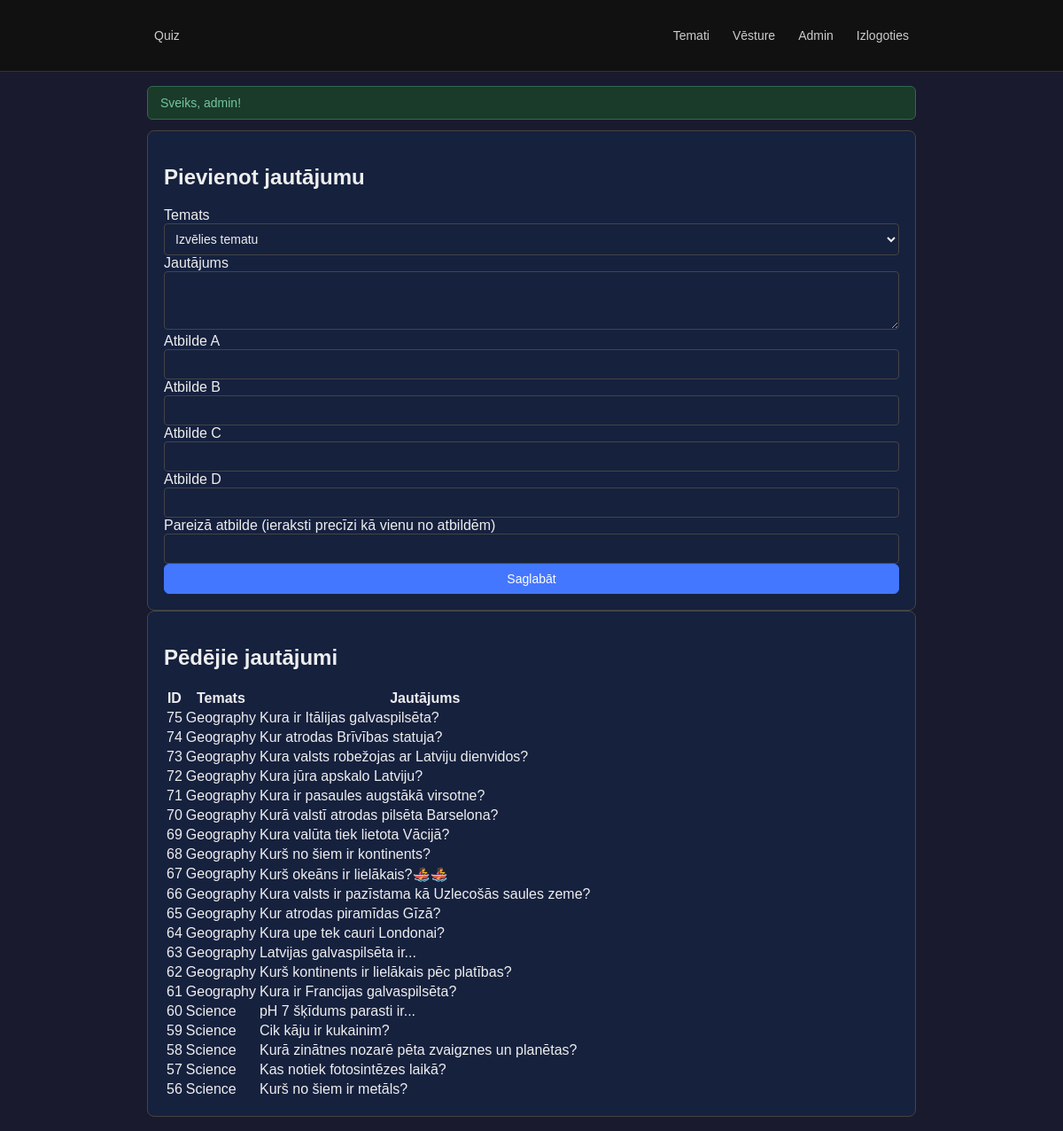
Screenshot of /admin/questions.php (signed in) with the database file from the repository.
### tables this page shows
CREATE TABLE questions (
    id INT AUTO_INCREMENT PRIMARY KEY,
    topic_id INT NOT NULL,
    question_text TEXT NOT NULL,
    option_a VARCHAR(255) NOT NULL,
    option_b VARCHAR(255) NOT NULL,
    option_c VARCHAR(255) NOT NULL,
    option_d VARCHAR(255) NOT NULL,
    correct_answer VARCHAR(255) NOT NULL,
    CONSTRAINT fk_questions_topic FOREIGN KEY (topic_id) REFERENCES topics(id) ON DELETE CASCADE
);

CREATE TABLE topics (
    id INT AUTO_INCREMENT PRIMARY KEY,
    name VARCHAR(100) NOT NULL,
    description TEXT NULL
);

### includes/functions.php (called while the page is built, shortened)
<?php
require_once __DIR__ . '/../db.php';
function e(string $value): string
{
    return htmlspecialchars($value, ENT_QUOTES, 'UTF-8');
}
function isLoggedIn(): bool
{
    return isset($_SESSION['user']);
}
function isAdmin(): bool
{
    return isLoggedIn() && ($_SESSION['user']['role'] ?? '') === 'admin';
}
function flash(string $key): ?string
{
    if (!isset($_SESSION[$key])) {
        return null;
    }
    $message = $_SESSION[$key];
    return $message;
}

### db.php (called while the page is built, shortened)
<?php
function db(): PDO
{
    static $pdo = null;
    if ($pdo === null) {
        $dsn = 'mysql:host=' . DB_HOST . ';dbname=' . DB_NAME . ';charset=utf8mb4';
        $options = [
            PDO::ATTR_ERRMODE => PDO::ERRMODE_EXCEPTION,
            PDO::ATTR_DEFAULT_FETCH_MODE => PDO::FETCH_ASSOC,
            PDO::ATTR_EMULATE_PREPARES => false,
        ];
        $pdo = new PDO($dsn, DB_USER, DB_PASS, $options);
    }
    return $pdo;
}

### admin/questions.php (the view, shortened to what this page needs)
<?php
require_once __DIR__ . '/../includes/functions.php';
$recentQuestions = db()->query('SELECT q.id, q.question_text, t.name AS topic_name FROM questions q JOIN topics t ON t.id = q.topic_id ORDER BY q.id DESC LIMIT 20')->fetchAll();
require_once __DIR__ . '/../includes/header.php';
?>
<div class="two-col">
    <div class="card">
        <h2>Pievienot jautājumu</h2>
        <form method="post" class="stack">
            <label>Temats
                <select name="topic_id" required>
                    <option value="">Izvēlies tematu</option>
                </select>
            </label>
            <label>Jautājums
                <textarea name="question_text" rows="3" required></textarea>
            </label>
            <label>Atbilde A
                <input type="text" name="option_a" required>
            </label>
            <label>Atbilde B
                <input type="text" name="option_b" required>
            </label>
            <label>Atbilde C
                <input type="text" name="option_c" required>
            </label>
            <label>Atbilde D
                <input type="text" name="option_d" required>
            </label>
            <label>Pareizā atbilde (ieraksti precīzi kā vienu no atbildēm)
                <input type="text" name="correct_answer" required>
            </label>
            <button class="btn btn-primary" type="submit">Saglabāt</button>
        </form>
    </div>
    <div class="card">
        <h2>Pēdējie jautājumi</h2>
        <div class="table-wrap">
            <table>
                <thead>
                    <tr><th>ID</th><th>Temats</th><th>Jautājums</th></tr>
                </thead>
                <tbody>
                    <?php foreach ($recentQuestions as $row): ?>
                        <tr>
                            <td><?= (int)$row['id'] ?></td>
                            <td><?= e($row['topic_name']) ?></td>
                            <td><?= e($row['question_text']) ?></td>
                        </tr>
                    <?php endforeach; ?>
                </tbody>
            </table>
        </div>
    </div>
</div>
<?php require_once __DIR__ . '/../includes/footer.php'; ?>

### includes/header.php (shortened to what this page needs)
<?php require_once __DIR__ . '/functions.php'; ?>
<!DOCTYPE html>
<html lang="lv">
<head>
    <link rel="stylesheet" href="<?= (str_contains($_SERVER['PHP_SELF'], '/admin/') ? '../' : '') ?>assets/style.css">
</head>
<body>
<nav class="navbar">
    <div class="container nav-inner">
        <a class="brand" href="<?= str_contains($_SERVER['PHP_SELF'], '/admin/') ? '../dashboard.php' : 'dashboard.php' ?>">Quiz</a>
        <div class="nav-links">
            <?php if (isLoggedIn()): ?>
                <a href="<?= str_contains($_SERVER['PHP_SELF'], '/admin/') ? '../dashboard.php' : 'dashboard.php' ?>">Temati</a>
                <a href="<?= str_contains($_SERVER['PHP_SELF'], '/admin/') ? '../history.php' : 'history.php' ?>">Vēsture</a>
                <?php if (isAdmin()): ?>
                    <a href="<?= str_contains($_SERVER['PHP_SELF'], '/admin/') ? 'index.php' : 'admin/index.php' ?>">Admin</a>
                <?php endif; ?>
                <a href="<?= str_contains($_SERVER['PHP_SELF'], '/admin/') ? '../logout.php' : 'logout.php' ?>">Izlogoties</a>
            <?php else: ?>
                <a href="index.php">Ielogoties</a>
            <?php endif; ?>
        </div>
    </div>
</nav>
<main class="container">
    <?php if ($msg = flash('flash_success')): ?>
        <div class="alert success"><?= e($msg) ?></div>
    <?php endif; ?>

### includes/footer.php
</main>
</body>
</html>

### assets/style.css (style rules this page uses)
:root { --bg: #1a1a2e; --text: #eee; --primary: #4477ff; --border: #444; }
* { box-sizing: border-box; }
body { margin: 0; font-family: Arial, sans-serif; background: var(--bg); color: var(--text); }
.container { max-width: 900px; margin: 0 auto; padding: 16px; }
.navbar { background: #111; padding: 12px 20px; border-bottom: 1px solid #333; }
.nav-inner { display: flex; justify-content: space-between; align-items: center; }
.nav-links { display: flex; gap: 10px; }
.navbar a { color: #ccc; text-decoration: none; font-size: 14px; padding: 4px 8px; }
.card { background: #16213e; border: 1px solid var(--border); border-radius: 8px; padding: 18px; }
.two-col { grid-template-columns: 1fr 1fr; }
input[type="text"], textarea, select { width: 100%; padding: 8px; border: 1px solid var(--border); background: #16213e; color: var(--text); border-radius: 4px; font-size: 14px; }
.btn { padding: 8px 14px; border: 1px solid #555; background: #2a2a3e; color: #eee; cursor: pointer; border-radius: 6px; font-size: 14px; text-decoration: none; display: inline-block; }
.btn-primary { background: var(--primary); border-color: var(--primary); color: #fff; width: 100%; }
.alert { padding: 10px 14px; border: 1px solid; margin-bottom: 12px; border-radius: 6px; font-size: 14px; }
.alert.success { background: #1a3a2a; border-color: #2d6a4f; color: #74c69d; }

### rows the page displays
questions: id "75", topic.name "Geography", question_text "Kura ir Itālijas galvaspilsēta?"
questions: id "74", topic.name "Geography", question_text "Kur atrodas Brīvības statuja?"
questions: id "73", topic.name "Geography", question_text "Kura valsts robežojas ar Latviju dienvidos?"
questions: id "72", topic.name "Geography", question_text "Kura jūra apskalo Latviju?"
questions: id "71", topic.name "Geography", question_text "Kura ir pasaules augstākā virsotne?"
questions: id "70", topic.name "Geography", question_text "Kurā valstī atrodas pilsēta Barselona?"
questions: id "69", topic.name "Geography", question_text "Kura valūta tiek lietota Vācijā?"
questions: id "68", topic.name "Geography", question_text "Kurš no šiem ir kontinents?"
questions: id "67", topic.name "Geography", question_text "Kurš okeāns ir lielākais?🚣‍♀️🚣‍♀️"
questions: id "66", topic.name "Geography", question_text "Kura valsts ir pazīstama kā Uzlecošās saules zeme?"
questions: id "65", topic.name "Geography", question_text "Kur atrodas piramīdas Gīzā?"
questions: id "64", topic.name "Geography", question_text "Kura upe tek cauri Londonai?"
questions: id "63", topic.name "Geography", question_text "Latvijas galvaspilsēta ir..."
questions: id "62", topic.name "Geography", question_text "Kurš kontinents ir lielākais pēc platības?"
questions: id "61", topic.name "Geography", question_text "Kura ir Francijas galvaspilsēta?"
questions: id "60", topic.name "Science", question_text "pH 7 šķīdums parasti ir..."
questions: id "59", topic.name "Science", question_text "Cik kāju ir kukainim?"
questions: id "58", topic.name "Science", question_text "Kurā zinātnes nozarē pēta zvaigznes un planētas?"
questions: id "57", topic.name "Science", question_text "Kas notiek fotosintēzes laikā?"
questions: id "56", topic.name "Science", question_text "Kurš no šiem ir metāls?"

### other values shown
$msg "Sveiks, admin!"
